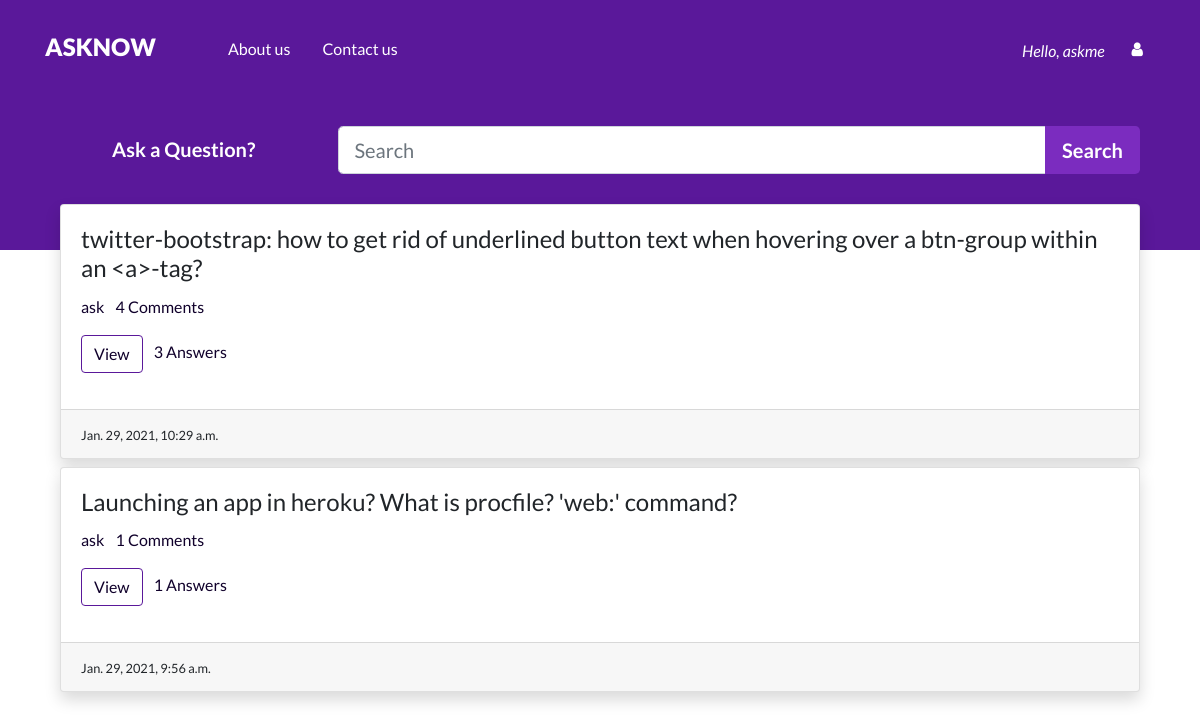
The app's page / (signed in) with its own data.
### Qpost/models.py (models this page shows, shortened)
class Question(models.Model):
    user = models.ForeignKey(User, on_delete=models.CASCADE)
    title = models.CharField(max_length=300)
    detail = models.TextField()
    tags = models.TextField(default='')
    add_time = models.DateTimeField(auto_now_add=True)

### Qpost/views.py (the view)
# urls.py: path('', views.home, name="home"),
def home(request):
    if 'q' in request.GET:
        q = request.GET['q']
        quests = Question.objects.annotate(total_comments=Count(
            'answer__comment')).filter(title__icontains=q).order_by('-id')
    else:
        quests = Question.objects.annotate(
            total_comments=Count('answer__comment')).all().order_by('-id')
    paginator = Paginator(quests, 5)
    page_num = request.GET.get('page', 1)
    quests = paginator.page(page_num)
    return render(request, 'index.html', {'quests': quests})

### templates/index.html (shortened to what this page needs)
{% extends "base.html" %}
{% block content %}
<div class="container py-4">
    {% include "components/search.html" %}
    <div class="container mt-4">
        {% for quest in quests %}
        <div class="card mb-2 shadow">
            <div class="card-body">
                <h4 class="card-title">{{quest.title}}</h4>
                <p>
                    <a href="#" class="mr-2">{{quest.user.username}}</a>
                    <a href="#" class="mr-2">{{quest.total_comments}} Comments</a>
                </p>
                <p>
                    <a href="/detail/{{quest.id}}" type="button" class="mr-2 btn qbtn">View</a>
                    <a class="mr-2 disabled">{{quest.answer_set.count}} Answers</a>
                </p>
            </div>
            <div class="card-footer">
                <small>{{quest.add_time}}</small>
            </div>
        </div>
        {% endfor %}
    </div>
</div>
{% endblock %}

### templates/components/nav.html (shortened to what this page needs)
{% load static %}
<nav class="navbar navbar-expand-lg py-4">
    <div class="container">
        <a href="{% url 'home' %}"><h1 class="navbar-brand text-white text-uppercase" >AskNow</h1></a>
        <div class="collapse navbar-collapse" id="navbarNav">
            {% if request.user.is_authenticated %}
            <ul class="navbar-nav text-sm-center pl-lg-5 font-weight-normal">
                <li class="nav-item">
                    <a class="nav-link" href="#">About us</a>
                </li>
                <li class="nav-item">
                    <a class="nav-link" href="#">Contact us </a>
                </li>
            </ul>
            {% endif %}
            <div class="row ml-lg-auto justify-content-center">
                {% if not request.user.is_authenticated %}
                <a class="bttn btn btn-default" href='{% url "register" %}'>Register</a>
                <a class="bttn btn btn-default ml-1" href='{% url "login" %}'>Login</a>
                {% else %}
                <span class="text-white nav-item font-italic my-2">Hello, {{request.user}}</span>
                <div class="col-auto">
                    <a class="bttn btn btn-default" href="#" role="button" aria-pressed="false"
                        data-toggle="dropdown"><i class="fa fa-user" aria-hidden="true">
                        </i></a>
                </div>
                {% endif %}
            </div>
        </div>
    </div>
</nav>

### static/css/style.css (style rules this page uses)
body { padding: 0; margin: 0; background: #fff; font-family: "Lato", sans-serif; }
.navbar-brand { font-size: 24px; font-weight: 900; }
.nav-link, .navbar-brand { color: #fff; cursor: pointer; }
.nav-link { margin-right: 1em !important; margin-bottom: 5px; }
.bttn { font-weight: bold; color: #fff; border: 0px solid; }
.card-body a { color : #10002b; text-decoration: none }
.qbtn { border: 1px solid #5a189a; color: #10002b; }

### records on screen
Question: title "twitter-bootstrap: how to get rid of underlined button text when hovering over a btn-group within an <a>-tag?", user.username "ask", total_comments "4", answer_set.count "3", add_time "Jan. 29, 2021, 10:29 a.m."
Question: title "Launching an app in heroku? What is procfile? 'web:' command?", user.username "ask", total_comments "1", answer_set.count "1", add_time "Jan. 29, 2021, 9:56 a.m."

### other values on screen
{{ request.user }} "askme"
